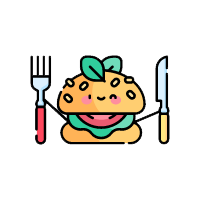
#> input picture Lab1/logo8.png, 200 x 200 px
$ python lab1.2.1.py
#> lines starting #> are read from the running program, lines starting #| are printed output that depends on the picture
import cv2
import numpy as np
from matplotlib import pyplot as plt

x = plt.imread("logo8.png")
#> x is the input picture: shape (200, 200, 4) float32; mean R, G, B, A 0.9, 0.887, 0.857, 0.209
x_hsv = cv2.cvtColor(x,cv2.COLOR_RGB2HSV)
#> x_hsv: shape (200, 200, 3) float32; mean H, S, V 17.2, 0.1, 0.9
x_hls = cv2.cvtColor(x,cv2.COLOR_RGB2HLS)
#> x_hls: shape (200, 200, 3) float32; mean of channels 0, 1, 2 17.2, 0.9, 0.1
x_ycrcb = cv2.cvtColor(x,cv2.COLOR_RGB2YCR_CB)
#> x_ycrcb: shape (200, 200, 3) float32; mean of channels 0, 1, 2 0.887, 0.509, 0.483
plt.subplot(4, 4, 1).imshow(x, cmap="gray", aspect=None, interpolation=None, alpha=None)
plt.title("RGB")
plt.subplot(4, 4, 2).imshow(x[:,:,0], cmap="gray", aspect=None, interpolation=None, alpha=None)
plt.title("R")
plt.subplot(4, 4, 3).imshow(x[:,:,1], cmap="gray", aspect=None, interpolation=None, alpha=None)
plt.title("G")
plt.subplot(4, 4, 4).imshow(x[:,:,2], cmap="gray", aspect=None, interpolation=None, alpha=None)
plt.title("B")
plt.subplot(4, 4, 5).imshow(x_hsv, cmap="gray", aspect=None, interpolation=None, alpha=None)
plt.title("HSV")
plt.subplot(4, 4, 6).imshow(x_hsv[:,:,0], cmap="gray", aspect=None, interpolation=None, alpha=None)
plt.title("H")
plt.subplot(4, 4, 7).imshow(x_hsv[:,:,1], cmap="gray", aspect=None, interpolation=None, alpha=None)
plt.title("S")
plt.subplot(4, 4, 8).imshow(x_hsv[:,:,2], cmap="gray", aspect=None, interpolation=None, alpha=None)
plt.title("V")
plt.subplot(4, 4, 9).imshow(x_hls, cmap="gray", aspect=None, interpolation=None, alpha=None)
plt.title("HSL")
plt.subplot(4, 4, 10).imshow(x_hls[:,:,0], cmap="gray", aspect=None, interpolation=None, alpha=None)
plt.title("H")
plt.subplot(4, 4, 11).imshow(x_hls[:,:,1], cmap="gray", aspect=None, interpolation=None, alpha=None)
plt.title("S")
plt.subplot(4, 4, 12).imshow(x_hls[:,:,2], cmap="gray", aspect=None, interpolation=None, alpha=None)
plt.title("L")
plt.subplot(4, 4, 13).imshow(x_ycrcb, cmap="gray", aspect=None, interpolation=None, alpha=None)
plt.title("YCrCb")
plt.subplot(4, 4, 14).imshow(x_ycrcb[:,:,0], cmap="gray", aspect=None, interpolation=None, alpha=None)
plt.title("Y")
plt.subplot(4, 4, 15).imshow(x_ycrcb[:,:,1], cmap="gray", aspect=None, interpolation=None, alpha=None)
plt.title("Cr")
plt.subplot(4, 4, 16).imshow(x_ycrcb[:,:,2], cmap="gray", aspect=None, interpolation=None, alpha=None)
plt.title("Cb")
plt.show()
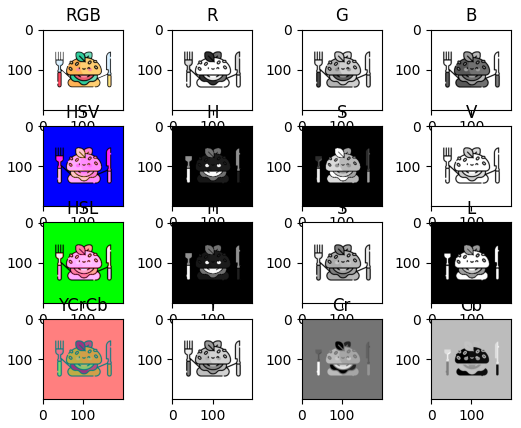
#> figure drawn by matplotlib, 16 panels
